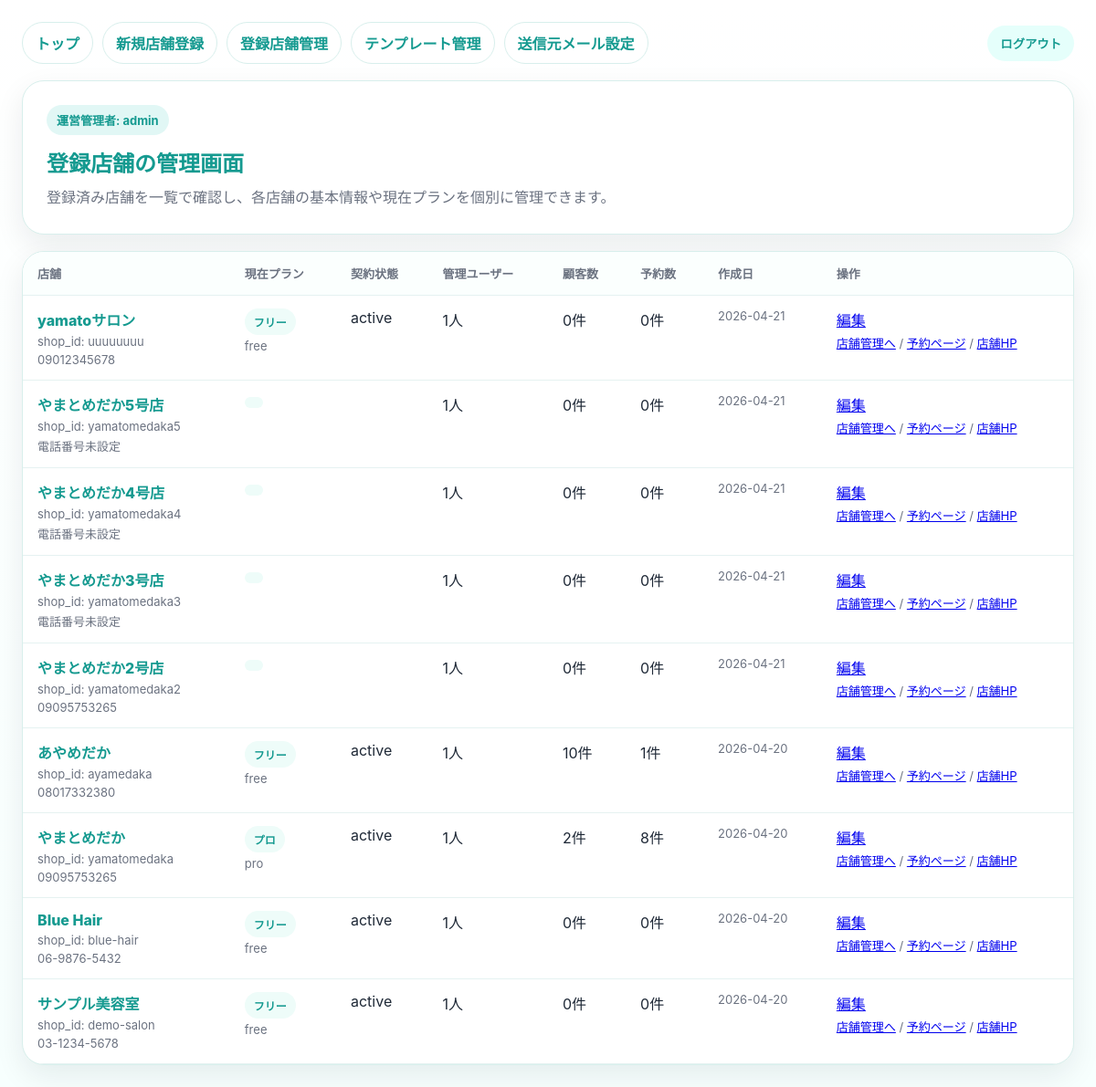
Page /platform/shops (signed in) on the committed database.
### tables this page shows
CREATE TABLE shops (
                id INTEGER PRIMARY KEY AUTOINCREMENT,
                shop_id TEXT NOT NULL UNIQUE,
                shop_name TEXT NOT NULL,
                catch_copy TEXT DEFAULT '',
                description TEXT DEFAULT '',
                phone TEXT DEFAULT '',
                address TEXT DEFAULT '',
                business_hours TEXT DEFAULT '10:00〜19:00',
                holiday TEXT DEFAULT '火曜日',
                primary_color TEXT DEFAULT '#2ec4b6',
                primary_dark TEXT DEFAULT '#159a90',
                accent_bg TEXT DEFAULT '#f7fffe',
                staff_list_json TEXT NOT NULL DEFAULT '[]',
                menus_json TEXT NOT NULL DEFAULT '[]',
                admin_ui_mode TEXT NOT NULL DEFAULT 'web',
                created_at TEXT DEFAULT CURRENT_TIMESTAMP
            , reply_to_email TEXT DEFAULT '', heading_bg_color TEXT DEFAULT '#ff6f91', parent_shop_id TEXT DEFAULT '', is_child_shop INTEGER NOT NULL DEFAULT 0, reminder_enabled INTEGER NOT NULL DEFAULT 0, reminder_day_before_enabled INTEGER NOT NULL DEFAULT 1, reminder_day_before_time TEXT NOT NULL DEFAULT '20:00', reminder_same_day_enabled INTEGER NOT NULL DEFAULT 1, reminder_same_day_hours_before INTEGER NOT NULL DEFAULT 1, reminder_day_before_subject TEXT DEFAULT '', reminder_day_before_body TEXT DEFAULT '', reminder_same_day_subject TEXT DEFAULT '', reminder_same_day_body TEXT DEFAULT '');

### app/main.py (the view)
@app.get("/platform/shops", response_class=HTMLResponse)
def platform_shops(request: Request):
    redirect = require_platform_login(request)
    if redirect:
        return redirect
    context = {
        "request": request,
        "shops": get_all_shops_for_platform(),
        "message": request.query_params.get("saved", ""),
        "error_message": "",
        "current_admin_name": request.session.get("platform_admin_name", PLATFORM_ADMIN.get("name", "運営管理者")),
    }
    return templates.TemplateResponse(
        request=request,
        name="platform/shops.html",
        context=context,
    )

### app/templates/platform/shops.html (shortened to what this page needs)
<!doctype html>
<html lang="ja">
<head>
</head>
<body>
<div class="wrap">
  <div class="top">
    <div class="links"><a href="/">トップ</a><a href="/signup">新規店舗登録</a><a href="/platform/shops">登録店舗管理</a><a href="/platform/templates">テンプレート管理</a><a href="/platform/settings/mail">送信元メール設定</a></div>
    <form class="logout" method="post" action="/platform/logout"><button type="submit">ログアウト</button></form>
  </div>
  <section class="hero"><div class="badge">運営管理者: {{ current_admin_name }}</div><h1>登録店舗の管理画面</h1><p>登録済み店舗を一覧で確認し、各店舗の基本情報や現在プランを個別に管理できます。</p></section>
  <section class="table-card">
    <table>
      <thead><tr><th>店舗</th><th>現在プラン</th><th>契約状態</th><th>管理ユーザー</th><th>顧客数</th><th>予約数</th><th>作成日</th><th>操作</th></tr></thead>
      <tbody>
      {% for shop in shops %}
        <tr>
          <td class="name"><a href="/platform/shops/{{ shop.shop_id }}/edit">{{ shop.shop_name }}</a><div class="sub">shop_id: {{ shop.shop_id }}</div><div class="sub">{{ shop.phone or '電話番号未設定' }}</div></td>
          <td><span class="pill">{{ shop.plan_name }}</span><div class="sub">{{ shop.plan_code }}</div></td>
          <td>{{ shop.subscription_status }}</td>
          <td>{{ shop.admin_user_count }}人</td>
          <td>{{ shop.customer_count }}件</td>
          <td>{{ shop.reservation_count }}件</td>
          <td class="muted">{{ shop.created_at[:10] if shop.created_at else '' }}</td>
          <td><a href="/platform/shops/{{ shop.shop_id }}/edit">編集</a><div class="sub"><a href="/admin/login/{{ shop.shop_id }}">店舗管理へ</a> / <a href="/shop/{{ shop.shop_id }}" target="_blank">予約ページ</a> / <a href="/site/{{ shop.shop_id if shop is defined else shop.shop_id }}" target="_blank">店舗HP</a></div></td>
        </tr>
      {% endfor %}
      </tbody>
    </table>
  </section>
</div>
</body>
</html>

### app/templates/platform/shops.html (style rules this page uses)
:root { --primary:#2ec4b6;--primary-dark:#159a90;--bg:#f7fffe;--line:#d8efec;--text:#1f2937;--sub:#6b7280;--card:#fff;--ok:#166534;--ok-bg:#f0fdf4;--danger:#b91c1c;--danger-bg:#fef2f2 }
* { box-sizing:border-box }
body { margin:0;font-family:-apple-system,BlinkMacSystemFont,"Segoe UI",sans-serif;background:linear-gradient(180deg,#fff 0%,var(--bg) 100%);color:var(--text);padding:24px }
.wrap { max-width:1220px;margin:0 auto }
.top { display:flex;justify-content:space-between;gap:12px;align-items:center;flex-wrap:wrap;margin-bottom:18px }
.links { display:flex;gap:10px;flex-wrap:wrap }
.links a { display:inline-flex;padding:10px 14px;border-radius:999px;border:1px solid var(--line);text-decoration:none;color:var(--primary-dark);font-weight:700;background:#fff }
.logout button { padding:10px 14px;border:none;border-radius:999px;background:#e5fffb;color:var(--primary-dark);font-weight:800 }
.hero,.table-card { background:var(--card);border:1px solid var(--line);border-radius:24px;box-shadow:0 12px 32px rgba(15,23,42,.08) }
.hero { padding:26px;margin-bottom:18px }
.hero h1 { margin:0 0 8px;color:var(--primary-dark) }
.hero p { margin:0;color:var(--sub);line-height:1.7 }
.badge { display:inline-flex;padding:7px 11px;border-radius:999px;background:rgba(46,196,182,.14);color:var(--primary-dark);font-weight:700;font-size:13px;margin-bottom:12px }
.table-card { overflow:auto }
table { width:100%;border-collapse:collapse;min-width:980px }
th,td { padding:14px 16px;border-bottom:1px solid #e5f2f1;vertical-align:top;text-align:left }
th { font-size:13px;color:var(--sub);background:#fbfffe }
.name a { text-decoration:none;color:var(--primary-dark);font-weight:800 }
.sub { color:var(--sub);font-size:13px;margin-top:4px }
.pill { display:inline-flex;padding:6px 10px;border-radius:999px;background:#eefcf9;color:var(--primary-dark);font-weight:700;font-size:12px }
.muted { color:var(--sub);font-size:13px }

### rows in the picture
shops: shop_name "yamatoサロン", shop_id "uuuuuuuu", phone "09012345678", plan_name "フリー", plan_code "free", subscription_status "active", admin_user_count "1", customer_count "0", reservation_count "0", created_at "2026-04-21"
shops: shop_name "やまとめだか5号店", shop_id "yamatomedaka5", phone "電話番号未設定", admin_user_count "1", customer_count "0", reservation_count "0", created_at "2026-04-21"
shops: shop_name "やまとめだか4号店", shop_id "yamatomedaka4", phone "電話番号未設定", admin_user_count "1", customer_count "0", reservation_count "0", created_at "2026-04-21"
shops: shop_name "やまとめだか3号店", shop_id "yamatomedaka3", phone "電話番号未設定", admin_user_count "1", customer_count "0", reservation_count "0", created_at "2026-04-21"
shops: shop_name "やまとめだか2号店", shop_id "yamatomedaka2", phone "09095753265", admin_user_count "1", customer_count "0", reservation_count "0", created_at "2026-04-21"
shops: shop_name "あやめだか", shop_id "ayamedaka", phone "08017332380", plan_name "フリー", plan_code "free", subscription_status "active", admin_user_count "1", customer_count "10", reservation_count "1", created_at "2026-04-20"
shops: shop_name "やまとめだか", shop_id "yamatomedaka", phone "09095753265", plan_name "プロ", plan_code "pro", subscription_status "active", admin_user_count "1", customer_count "2", reservation_count "8", created_at "2026-04-20"
shops: shop_name "Blue Hair", shop_id "blue-hair", phone "06-9876-5432", plan_name "フリー", plan_code "free", subscription_status "active", admin_user_count "1", customer_count "0", reservation_count "0", created_at "2026-04-20"
shops: shop_name "サンプル美容室", shop_id "demo-salon", phone "03-1234-5678", plan_name "フリー", plan_code "free", subscription_status "active", admin_user_count "1", customer_count "0", reservation_count "0", created_at "2026-04-20"

### other values in the picture
{{ current_admin_name }} "admin"
